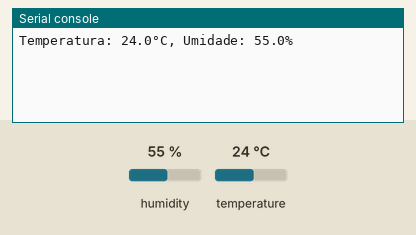
This program was run on a simulated ESP32 board running MicroPython. On the bench: the last lines printed to the serial console. Inputs (shaded band) come from the test bench; at power-on: humidity 55 %, temperature 24 °C.

Above: at 1.2 s.
1.3 s: humidity set to 22 %
At 3.2 s:
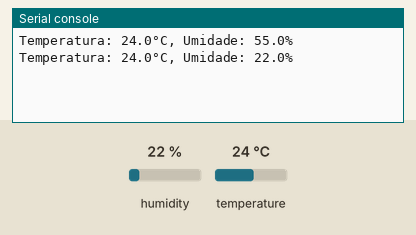
4.0 s: temperature set to 12 °C
At 5.5 s:
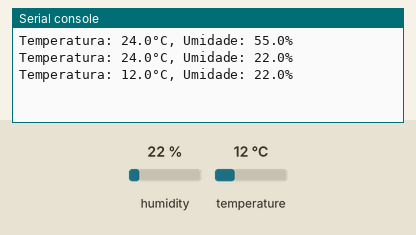
6.7 s: humidity set to 40 %
At 9.1 s:
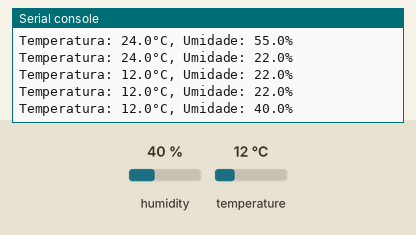
Timing chart, 0 to 10.6 s (numbered marks = the images above; inputs shaded):
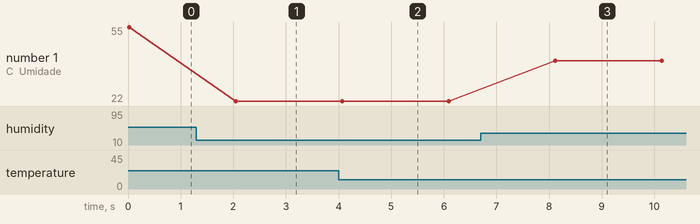

Measured:
- after the input at 1.3 s, the serial console: prints a new line after 0.75 s (image 1)
- after the input at 4.0 s, the serial console: prints a new line after 0.07 s (image 2)
- after the input at 6.7 s, the serial console: prints a new line after 1.4 s (image 3)
- plotted number 1: 55 → 22 after the input at 1.3 s, 22 → 40 after the input at 6.7 s

The program:

22._Leitura_de_um_sensor_de_temperatura_e_umidade_DHT22.py
```python
import dht
from machine import Pin
import time

sensor = dht.DHT22(Pin(4))  # GPIO 4

while True:
    sensor.measure()
    temp = sensor.temperature()
    humidity = sensor.humidity()
    print('Temperatura: {}°C, Umidade: {}%'.format(temp, humidity))
    time.sleep(2)
```
